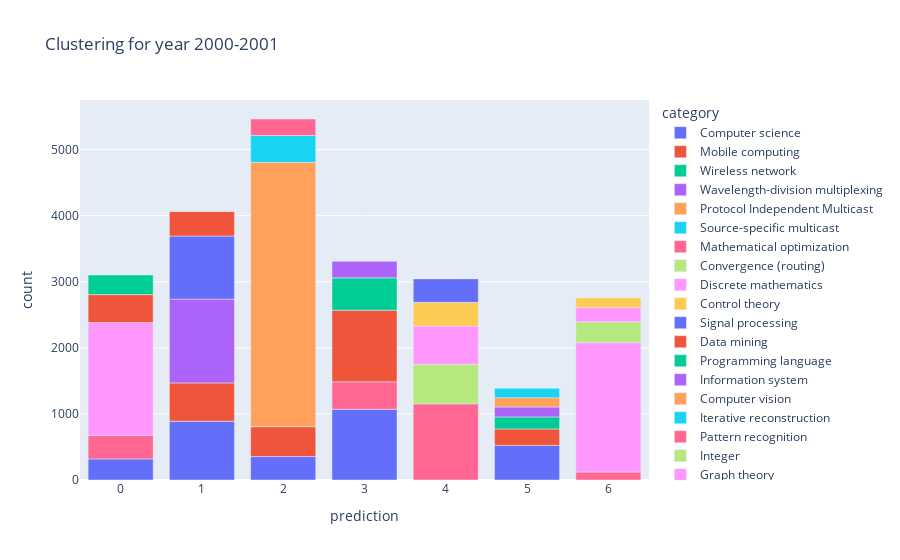

Notebook cell for this chart:
### Code cell
df = pd.read_csv('/home/dhruvsinha/bda_final/2000_res.csv')
df = df.drop(columns=['rank'])
import plotly.express as px
fig = px.bar(df, x="prediction", y="count", color="category", title="Clustering for year 2000-2001")
fig.show()

### Figure 1 — Plotly figure (JSON) as saved in the notebook; plotly's stock layout.template omitted (floating-point values rounded to 4 significant figures)
{"data": [{"alignmentgroup": "True", "hovertemplate": "category=Computer science<br>prediction=%{x}<br>count=%{y}<extra></extra>", "legendgroup": "Computer science", "marker": {"color": "#636efa", "pattern": {"shape": ""}}, "name": "Computer science", "offsetgroup": "Computer science", "orientation": "v", "showlegend": true, "textposition": "auto", "type": "bar", "x": [5, 0, 3, 2, 1], "xaxis": "x", "y": [524, 319, 1071, 355, 889], "yaxis": "y"}, {"alignmentgroup": "True", "hovertemplate": "category=Mobile computing<br>prediction=%{x}<br>count=%{y}<extra></extra>", "legendgroup": "Mobile computing", "marker": {"color": "#EF553B", "pattern": {"shape": ""}}, "name": "Mobile computing", "offsetgroup": "Mobile computing", "orientation": "v", "showlegend": true, "textposition": "auto", "type": "bar", "x": [5], "xaxis": "x", "y": [249], "yaxis": "y"}, {"alignmentgroup": "True", "hovertemplate": "category=Wireless network<br>prediction=%{x}<br>count=%{y}<extra></extra>", "legendgroup": "Wireless network", "marker": {"color": "#00cc96", "pattern": {"shape": ""}}, "name": "Wireless network", "offsetgroup": "Wireless network", "orientation": "v", "showlegend": true, "textposition": "auto", "type": "bar", "x": [5], "xaxis": "x", "y": [182], "yaxis": "y"}, {"alignmentgroup": "True", "hovertemplate": "category=Wavelength-division multiplexing<br>prediction=%{x}<br>count=%{y}<extra></extra>", "legendgroup": "Wavelength-division multiplexing", "marker": {"color": "#ab63fa", "pattern": {"shape": ""}}, "name": "Wavelength-division multiplexing", "offsetgroup": "Wavelength-division multiplexing", "orientation": "v", "showlegend": true, "textposition": "auto", "type": "bar", "x": [5], "xaxis": "x", "y": [150], "yaxis": "y"}, {"alignmentgroup": "True", "hovertemplate": "category=Protocol Independent Multicast<br>prediction=%{x}<br>count=%{y}<extra></extra>", "legendgroup": "Protocol Independent Multicast", "marker": {"color": "#FFA15A", "pattern": {"shape": ""}}, "name": "Protocol Independent Multicast", "offsetgroup": "Protocol Independent Multicast", "orientation": "v", "showlegend": true, "textposition": "auto", "type": "bar", "x": [5], "xaxis": "x", "y": [141], "yaxis": "y"}, {"alignmentgroup": "True", "hovertemplate": "category=Source-specific multicast<br>prediction=%{x}<br>count=%{y}<extra></extra>", "legendgroup": "Source-specific multicast", "marker": {"color": "#19d3f3", "pattern": {"shape": ""}}, "name": "Source-specific multicast", "offsetgroup": "Source-specific multicast", "orientation": "v", "showlegend": true, "textposition": "auto", "type": "bar", "x": [5], "xaxis": "x", "y": [141], "yaxis": "y"}, {"alignmentgroup": "True", "hovertemplate": "category=Mathematical optimization<br>prediction=%{x}<br>count=%{y}<extra></extra>", "legendgroup": "Mathematical optimization", "marker": {"color": "#FF6692", "pattern": {"shape": ""}}, "name": "Mathematical optimization", "offsetgroup": "Mathematical optimization", "orientation": "v", "showlegend": true, "textposition": "auto", "type": "bar", "x": [4, 0, 3, 6], "xaxis": "x", "y": [1152, 358, 415, 121], "yaxis": "y"}, {"alignmentgroup": "True", "hovertemplate": "category=Convergence (routing)<br>prediction=%{x}<br>count=%{y}<extra></extra>", "legendgroup": "Convergence (routing)", "marker": {"color": "#B6E880", "pattern": {"shape": ""}}, "name": "Convergence (routing)", "offsetgroup": "Convergence (routing)", "orientation": "v", "showlegend": true, "textposition": "auto", "type": "bar", "x": [4], "xaxis": "x", "y": [600], "yaxis": "y"}, {"alignmentgroup": "True", "hovertemplate": "category=Discrete mathematics<br>prediction=%{x}<br>count=%{y}<extra></extra>", "legendgroup": "Discrete mathematics", "marker": {"color": "#FF97FF", "pattern": {"shape": ""}}, "name": "Discrete mathematics", "offsetgroup": "Discrete mathematics", "orientation": "v", "showlegend": true, "textposition": "auto", "type": "bar", "x": [4, 0, 6], "xaxis": "x", "y": [578, 1706, 1957], "yaxis": "y"}, {"alignmentgroup": "True", "hovertemplate": "category=Control theory<br>prediction=%{x}<br>count=%{y}<extra></extra>", "legendgroup": "Control theory", "marker": {"color": "#FECB52", "pattern": {"shape": ""}}, "name": "Control theory", "offsetgroup": "Control theory", "orientation": "v", "showlegend": true, "textposition": "auto", "type": "bar", "x": [4], "xaxis": "x", "y": [359], "yaxis": "y"}, {"alignmentgroup": "True", "hovertemplate": "category=Signal processing<br>prediction=%{x}<br>count=%{y}<extra></extra>", "legendgroup": "Signal processing", "marker": {"color": "#636efa", "pattern": {"shape": ""}}, "name": "Signal processing", "offsetgroup": "Signal processing", "orientation": "v", "showlegend": true, "textposition": "auto", "type": "bar", "x": [4], "xaxis": "x", "y": [355], "yaxis": "y"}, {"alignmentgroup": "True", "hovertemplate": "category=Data mining<br>prediction=%{x}<br>count=%{y}<extra></extra>", "legendgroup": "Data mining", "marker": {"color": "#EF553B", "pattern": {"shape": ""}}, "name": "Data mining", "offsetgroup": "Data mining", "orientation": "v", "showlegend": true, "textposition": "auto", "type": "bar", "x": [0, 3, 2, 1], "xaxis": "x", "y": [423, 1084, 452, 581], "yaxis": "y"}, {"alignmentgroup": "True", "hovertemplate": "category=Programming language<br>prediction=%{x}<br>count=%{y}<extra></extra>", "legendgroup": "Programming language", "marker": {"color": "#00cc96", "pattern": {"shape": ""}}, "name": "Programming language", "offsetgroup": "Programming language", "orientation": "v", "showlegend": true, "textposition": "auto", "type": "bar", "x": [0, 3], "xaxis": "x", "y": [296, 490], "yaxis": "y"}, {"alignmentgroup": "True", "hovertemplate": "category=Information system<br>prediction=%{x}<br>count=%{y}<extra></extra>", "legendgroup": "Information system", "marker": {"color": "#ab63fa", "pattern": {"shape": ""}}, "name": "Information system", "offsetgroup": "Information system", "orientation": "v", "showlegend": true, "textposition": "auto", "type": "bar", "x": [3, 1], "xaxis": "x", "y": [250, 1268], "yaxis": "y"}, {"alignmentgroup": "True", "hovertemplate": "category=Computer vision<br>prediction=%{x}<br>count=%{y}<extra></extra>", "legendgroup": "Computer vision", "marker": {"color": "#FFA15A", "pattern": {"shape": ""}}, "name": "Computer vision", "offsetgroup": "Computer vision", "orientation": "v", "showlegend": true, "textposition": "auto", "type": "bar", "x": [2], "xaxis": "x", "y": [4001], "yaxis": "y"}, {"alignmentgroup": "True", "hovertemplate": "category=Iterative reconstruction<br>prediction=%{x}<br>count=%{y}<extra></extra>", "legendgroup": "Iterative reconstruction", "marker": {"color": "#19d3f3", "pattern": {"shape": ""}}, "name": "Iterative reconstruction", "offsetgroup": "Iterative reconstruction", "orientation": "v", "showlegend": true, "textposition": "auto", "type": "bar", "x": [2], "xaxis": "x", "y": [407], "yaxis": "y"}, {"alignmentgroup": "True", "hovertemplate": "category=Pattern recognition<br>prediction=%{x}<br>count=%{y}<extra></extra>", "legendgroup": "Pattern recognition", "marker": {"color": "#FF6692", "pattern": {"shape": ""}}, "name": "Pattern recognition", "offsetgroup": "Pattern recognition", "orientation": "v", "showlegend": true, "textposition": "auto", "type": "bar", "x": [2], "xaxis": "x", "y": [249], "yaxis": "y"}, {"alignmentgroup": "True", "hovertemplate": "category=Integer<br>prediction=%{x}<br>count=%{y}<extra></extra>", "legendgroup": "Integer", "marker": {"color": "#B6E880", "pattern": {"shape": ""}}, "name": "Integer", "offsetgroup": "Integer", "orientation": "v", "showlegend": true, "textposition": "auto", "type": "bar", "x": [6], "xaxis": "x", "y": [317], "yaxis": "y"}, {"alignmentgroup": "True", "hovertemplate": "category=Graph theory<br>prediction=%{x}<br>count=%{y}<extra></extra>", "legendgroup": "Graph theory", "marker": {"color": "#FF97FF", "pattern": {"shape": ""}}, "name": "Graph theory", "offsetgroup": "Graph theory", "orientation": "v", "showlegend": true, "textposition": "auto", "type": "bar", "x": [6], "xaxis": "x", "y": [217], "yaxis": "y"}, {"alignmentgroup": "True", "hovertemplate": "category=Combinatorics<br>prediction=%{x}<br>count=%{y}<extra></extra>", "legendgroup": "Combinatorics", "marker": {"color": "#FECB52", "pattern": {"shape": ""}}, "name": "Combinatorics", "offsetgroup": "Combinatorics", "orientation": "v", "showlegend": true, "textposition": "auto", "type": "bar", "x": [6], "xaxis": "x", "y": [144], "yaxis": "y"}, {"alignmentgroup": "True", "hovertemplate": "category=World Wide Web<br>prediction=%{x}<br>count=%{y}<extra></extra>", "legendgroup": "World Wide Web", "marker": {"color": "#636efa", "pattern": {"shape": ""}}, "name": "World Wide Web", "offsetgroup": "World Wide Web", "orientation": "v", "showlegend": true, "textposition": "auto", "type": "bar", "x": [1], "xaxis": "x", "y": [954], "yaxis": "y"}, {"alignmentgroup": "True", "hovertemplate": "category=Data science<br>prediction=%{x}<br>count=%{y}<extra></extra>", "legendgroup": "Data science", "marker": {"color": "#EF553B", "pattern": {"shape": ""}}, "name": "Data science", "offsetgroup": "Data science", "orientation": "v", "showlegend": true, "textposition": "auto", "type": "bar", "x": [1], "xaxis": "x", "y": [370], "yaxis": "y"}], "layout": {"barmode": "relative", "legend": {"title": {"text": "category"}, "tracegroupgap": 0}, "title": {"text": "Clustering for year 2000-2001"}, "xaxis": {"anchor": "y", "domain": [0, 1], "title": {"text": "prediction"}}, "yaxis": {"anchor": "x", "domain": [0, 1], "title": {"text": "count"}}}}
